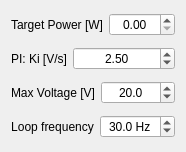
                   <widget class="QWidget" name="scrollAreaWidgetContents">
                    <property name="geometry">
                     <rect>
                      <x>0</x>
                      <y>0</y>
                      <width>147</width>
                      <height>148</height>
                     </rect>
                    </property>
                    <layout class="QVBoxLayout" name="verticalLayout_15">
                     <item>
                      <layout class="QHBoxLayout" name="horizontalLayout_10" stretch="1,2">
                       <item>
                        <widget class="QLabel" name="label_9">
                         <property name="minimumSize">
                          <size>
                           <width>0</width>
                           <height>28</height>
                          </size>
                         </property>
                         <property name="text">
                          <string>Target Power [W]</string>
                         </property>
                         <property name="alignment">
                          <set>Qt::AlignCenter</set>
                         </property>
                         <property name="margin">
                          <number>6</number>
                         </property>
                        </widget>
                       </item>
                       <item>
                        <widget class="QDoubleSpinBox" name="spinBoxKeepPowerSet">
                         <property name="alignment">
                          <set>Qt::AlignCenter</set>
                         </property>
                         <property name="decimals">
                          <number>2</number>
                         </property>
                         <property name="minimum">
                          <double>0.000000000000000</double>
                         </property>
                         <property name="maximum">
                          <double>100.000000000000000</double>
                         </property>
                         <property name="singleStep">
                          <double>0.100000000000000</double>
                         </property>
                         <property name="stepType">
                          <enum>QAbstractSpinBox::AdaptiveDecimalStepType</enum>
                         </property>
                        </widget>
                       </item>
                      </layout>
                     </item>
                     <item>
                      <layout class="QHBoxLayout" name="horizontalLayout_11" stretch="1,2">
                       <item>
                        <widget class="QLabel" name="label_10">
                         <property name="minimumSize">
                          <size>
                           <width>0</width>
                           <height>28</height>
                          </size>
                         </property>
                         <property name="text">
                          <string>PI: Ki [V/s]</string>
                         </property>
                         <property name="alignment">
                          <set>Qt::AlignCenter</set>
                         </property>
                         <property name="margin">
                          <number>6</number>
                         </property>
                        </widget>
                       </item>
                       <item>
                        <widget class="QDoubleSpinBox" name="spinBoxKeepPowerPi">
                         <property name="alignment">
                          <set>Qt::AlignCenter</set>
                         </property>
                         <property name="decimals">
                          <number>2</number>
                         </property>
                         <property name="minimum">
                          <double>0.000000000000000</double>
                         </property>
                         <property name="maximum">
                          <double>40.000000000000000</double>
                         </property>
                         <property name="singleStep">
                          <double>0.100000000000000</double>
                         </property>
                         <property name="stepType">
                          <enum>QAbstractSpinBox::AdaptiveDecimalStepType</enum>
                         </property>
                         <property name="value">
                          <double>2.500000000000000</double>
                         </property>
                        </widget>
                       </item>
                      </layout>
                     </item>
                     <item>
                      <layout class="QHBoxLayout" name="horizontalLayout_35" stretch="1,2">
                       <item>
                        <widget class="QLabel" name="label_28">
                         <property name="minimumSize">
                          <size>
                           <width>0</width>
                           <height>28</height>
                          </size>
                         </property>
                         <property name="text">
                          <string>Max Voltage [V]</string>
                         </property>
                         <property name="alignment">
                          <set>Qt::AlignCenter</set>
                         </property>
                         <property name="margin">
                          <number>6</number>
                         </property>
                        </widget>
                       </item>
                       <item>
                        <widget class="QDoubleSpinBox" name="spinBoxKeepPowerMaxV">
                         <property name="alignment">
                          <set>Qt::AlignCenter</set>
                         </property>
                         <property name="decimals">
                          <number>1</number>
                         </property>
                         <property name="minimum">
                          <double>0.000000000000000</double>
                         </property>
                         <property name="maximum">
                          <double>40.000000000000000</double>
                         </property>
                         <property name="singleStep">
                          <double>0.100000000000000</double>
                         </property>
                         <property name="stepType">
                          <enum>QAbstractSpinBox::AdaptiveDecimalStepType</enum>
                         </property>
                         <property name="value">
                          <double>20.000000000000000</double>
                         </property>
                        </widget>
                       </item>
                      </layout>
                     </item>
                     <item>
                      <layout class="QHBoxLayout" name="horizontalLayout_19" stretch="1,2">
                       <item>
                        <widget class="QLabel" name="label_19">
                         <property name="minimumSize">
                          <size>
                           <width>0</width>
                           <height>28</height>
                          </size>
                         </property>
                         <property name="text">
                          <string>Loop frequency</string>
                         </property>
                         <property name="alignment">
                          <set>Qt::AlignCenter</set>
                         </property>
                         <property name="margin">
                          <number>6</number>
                         </property>
                        </widget>
                       </item>
                       <item>
                        <widget class="QDoubleSpinBox" name="spinBoxKeepPowerLoopFreq">
                         <property name="alignment">
                          <set>Qt::AlignCenter</set>
                         </property>
                         <property name="suffix">
                          <string> Hz</string>
                         </property>
                         <property name="decimals">
                          <number>1</number>
                         </property>
                         <property name="minimum">
                          <double>0.000000000000000</double>
                         </property>
                         <property name="maximum">
                          <double>100.000000000000000</double>
                         </property>
                         <property name="singleStep">
                          <double>0.100000000000000</double>
                         </property>
                         <property name="stepType">
                          <enum>QAbstractSpinBox::AdaptiveDecimalStepType</enum>
                         </property>
                         <property name="value">
                          <double>30.000000000000000</double>
                         </property>
                        </widget>
                       </item>
                      </layout>
                     </item>
                     <item>
                      <spacer name="verticalSpacer">
                       <property name="orientation">
                        <enum>Qt::Vertical</enum>
                       </property>
                       <property name="sizeHint" stdset="0">
                        <size>
                         <width>20</width>
                         <height>40</height>
                        </size>
                       </property>
                      </spacer>
                     </item>
                    </layout>
                   </widget>
